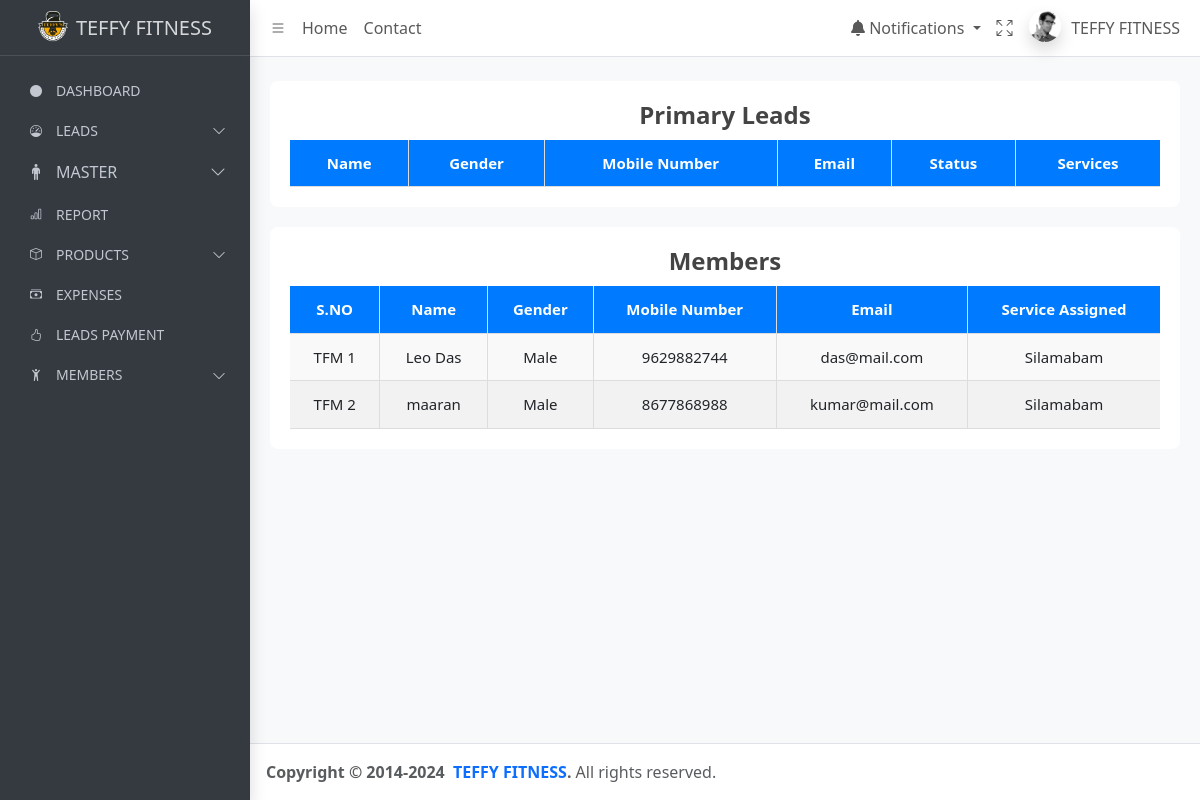
Page /view-all-clients/ on the committed database.
### teffyapp/models.py (models this page shows, shortened)
class AddMember(models.Model):
    member_id = models.CharField(max_length=20, unique=True, editable=False, null=True)
    name = models.CharField(max_length=45, null=True, blank=True)
    gender = models.CharField(max_length=10)
    mobile_number = models.CharField(max_length=12, null=True, blank=True)
    aadhar_number  = models.CharField(max_length=16, unique=True ,null=True)
    uploaded_file = models.FileField(upload_to='member_files/', blank=True, null=True)
    email = models.EmailField(unique=True, blank=True, null=True)
    date_of_birth = models.DateField(null=True, blank=True)
    location = models.CharField(max_length=30, null=True, blank=True)
    source = models.CharField(max_length=50, null=True, blank=True)
    occupation = models.CharField(max_length=50, null=True, blank=True)
    emergency_number = models.CharField(max_length=12, null=True, blank=True)
    registration_amount = models.FloatField(null=True, blank=True)
    service = models.ForeignKey(Service, on_delete=models.SET_NULL, null=True, related_name='members_by_service')
    batch = models.ForeignKey(Service, on_delete=models.SET_NULL, null=True, related_name='batch_members')
    cost_of_plan = models.ForeignKey(Service, on_delete=models.SET_NULL, null=True, related_name='cost_of_plan_members')
    total_session = models.ForeignKey(Service, on_delete=models.SET_NULL, null=True, related_name='total_session_members')
    conveniance_fees = models.FloatField(null=True, blank=True)
    total_amount = models.FloatField(null=True, blank=True)
    enrollment_date = models.DateField(null=True, blank=True)
    activation_date = models.DateField(null=True, blank=True)
    expiry_date = models.DateField(null=True, blank=True)
    current_installment_amount = models.FloatField(null=True, blank=True)
    payment_mode = models.CharField(max_length=50, null=True, blank=True)
    payment_date = models.DateField(null=True, blank=True)
    sold_by = models.ForeignKey(UserProfile, on_delete=models.SET_NULL, null=True, blank=True)
    discount = models.FloatField(null=True, blank=True)
    discount_type = models.CharField(max_length=50, null=True, blank=True)
    select_membership_plan = models.ForeignKey(to=Plan, on_delete=models.SET_NULL, null=True, blank=True)
    batches = models.ForeignKey(to=Plan,on_delete=models.SET_NULL, null=True, blank=True, related_name="batches")
    def __str__(self):
        return self.name

class Service(models.Model):
    name = models.CharField(max_length=100)
    duration = models.CharField(max_length=50, null=True, blank=True)
    prices = models.PositiveIntegerField(null=True, blank=True)
    group = models.CharField(max_length=100, null=True, blank=True)
    sessions = models.CharField(max_length=100,null=True, blank=True)
    def __str__(self):
        return self.name

### teffyapp/views.py (the view)
# urls.py: path('view-all-clients/', view_all_clients, name="view_all_clients"),
def view_all_clients(request):
    leads = PersonalInformation.objects.all()
    print(leads)
    add_members = AddMember.objects.all()
    print(add_members)
    return render(request, "all-clients.html", {'leads': leads, 'add_members': add_members})

### templates/all-clients.html (shortened to what this page needs)
{% extends "base.html" %}
{% load static %}
{% block content %}
<main class="app-main">
    <div class="app-content">
        <div class="container mt-4">
            <div class="table-card">
                <h3 class="table-heading">Primary Leads</h3>
                <div class="table-responsive">
                    <table id="primaryLeadsTable" class="styled-table">
                        <thead>
                            <tr>
                                <th style="text-align: center;">Name</th>
                                <th style="text-align: center;">Gender</th>
                                <th style="text-align: center;">Mobile Number</th>
                                <th style="text-align: center;">Email</th>
                                <th style="text-align: center;">Status</th>
                                <th style="text-align: center;">Services</th>
                            </tr>
                        </thead>
                    </table>
                </div>
            </div>
            <div class="table-card">
                <h3 class="table-heading">Members</h3>
                <div class="table-responsive">
                    <table id="membersTable" class="styled-table">
                        <thead>
                            <tr>
                                <th style="text-align: center;">S.NO</th>
                                <th style="text-align: center;">Name</th>
                                <th style="text-align: center;">Gender</th>
                                <th style="text-align: center;">Mobile Number</th>
                                <th style="text-align: center;">Email</th>
                                <th style="text-align: center;">Service Assigned</th>
                            </tr>
                        </thead>
                        <tbody>
                            {% for data in add_members %}
                            <tr>
                                <td style="text-align: center;">TFM {{ forloop.counter }}</td>
                                <td style="text-align: center;">{{ data.name }}</td>
                                <td style="text-align: center;">{{ data.gender }}</td>
                                <td style="text-align: center;">{{ data.mobile_number }}</td>
                                <td style="text-align: center;">{{ data.email }}</td>
                                <td style="text-align: center;">{{ data.service }}</td>
                            </tr>
                            {% endfor %}
                        </tbody>
                    </table>
                </div>
            </div>
        </div>
    </div>
</main>
{% endblock content %}
{% block script %}
<link rel="stylesheet" href="https://cdn.datatables.net/1.13.6/css/jquery.dataTables.min.css">
{% endblock script %}

### templates/all-clients.html (style rules this page uses)
.table-card { background: #ffffff; padding: 20px; border-radius: 8px; box-shadow: none; margin-bottom: 20px; }
.table-heading { text-align: center; font-size: 1.5rem; font-weight: bold; margin-bottom: 10px; color: #444; }
.styled-table { width: 100%; border-collapse: collapse; font-size: 15px; min-width: 600px; border-radius: 8px; background-color: #f9f9f9; }
.styled-table thead { background-color: #007bff; color: white; }
.styled-table th, .styled-table td { padding: 12px 15px; text-align: left; border-bottom: 1px solid #ddd; border-right: 1px solid #ddd; }
.styled-table th { font-weight: bold; }
.styled-table tbody tr:nth-child(even) { background-color: #f2f2f2; }
.styled-table th:last-child, .styled-table td:last-child { border-right: none; }

### rows in the picture
AddMember: name "Leo Das", gender "Male", mobile_number "9629882744", email "das@mail.com", service "Silamabam"
AddMember: name "maaran", gender "Male", mobile_number "8677868988", email "kumar@mail.com", service "Silamabam"
